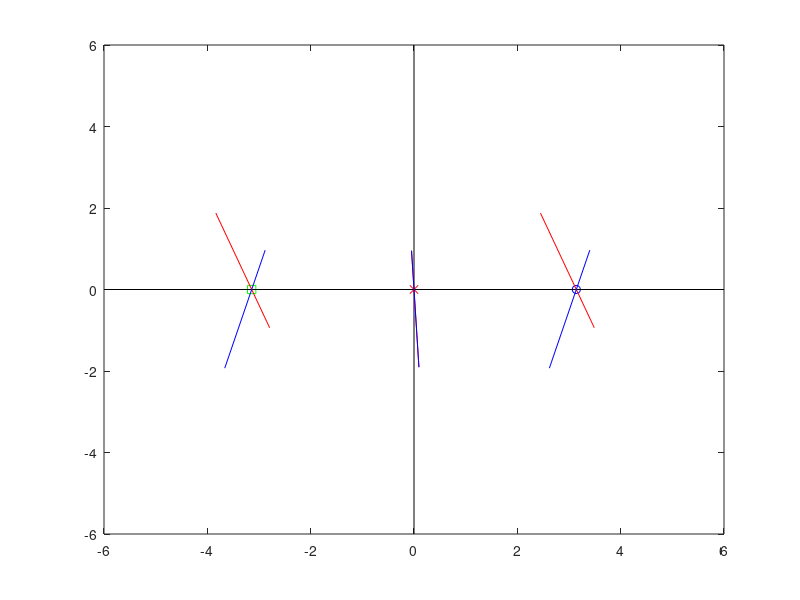

Source code (MATLAB):
clear all; close all;

Q1 = [ 0, 0 ];
Q2 = [ pi, 0 ];
Q3 = [ -pi, 0 ];

AQ1 = [ 0, 1; -10, -1];
AQ2 = [ 0, 1; 10, 1];
AQ3 = [ 0, 1; 10, 1];

[V1, D1] = eig(AQ1);
[V2, D2] = eig(AQ2);
[V3, D3] = eig(AQ3);


figure(11)

plot( Q1(1), Q1(2), 'xr' ); hold on;
plot( Q2(1), Q2(2), 'ob' );
plot( Q3(1), Q3(2), 'sg' );

line( [ -6, 6], [ 0 0 ], 'Color', 'k' );
line( [ 0 0 ], [ -6, 6], 'Color', 'k' );

Q = Q1; V = V1/1;
line( [Q(1) - V(1,1), Q(1) + 2*V(1,1)], [Q(2) - V(2,1), Q(2) + 2*V(2,1)], 'Color', 'r' );
line( [Q(1) - V(1,2), Q(1) + 2*V(1,2)], [Q(2) - V(2,2), Q(2) + 2*V(2,2)], 'Color', 'b' );

Q = Q2; V = V2/1;
line( [Q(1) - V(1,1), Q(1) + 2*V(1,1)], [Q(2) - V(2,1), Q(2) + 2*V(2,1)], 'Color', 'r' );
line( [Q(1) - V(1,2), Q(1) + 2*V(1,2)], [Q(2) - V(2,2), Q(2) + 2*V(2,2)], 'Color', 'b' );

Q = Q3; V = V3/1;
line( [Q(1) - V(1,1), Q(1) + 2*V(1,1)], [Q(2) - V(2,1), Q(2) + 2*V(2,1)], 'Color', 'r' );
line( [Q(1) - V(1,2), Q(1) + 2*V(1,2)], [Q(2) - V(2,2), Q(2) + 2*V(2,2)], 'Color', 'b' );


axis( [ -6, 6, -6, 6 ] );